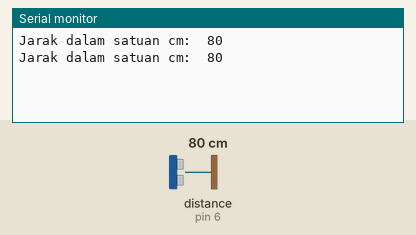
A sketch run on a simulated Arduino Uno, built with avr-gcc and run on an emulated ATmega328P. On the bench: the last lines printed to the serial monitor. Wiring (inferred from the names in the program): ultrasonic range finder: trigger pin 7; echo pin 6. The inputs (shaded band) are chosen by the test bench; at power-on: distance to the obstacle (sensor on pin 6) 80 cm. The echo pulse lasts 58.3 µs per cm.

Above: at 1.8 s.
1.9 s: distance to the obstacle (sensor on pin 6) set to 6 cm
At 2.8 s:
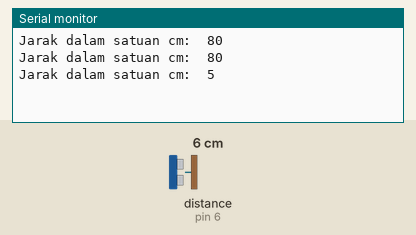
3.4 s: distance to the obstacle (sensor on pin 6) set to 3 cm
At 4.4 s:
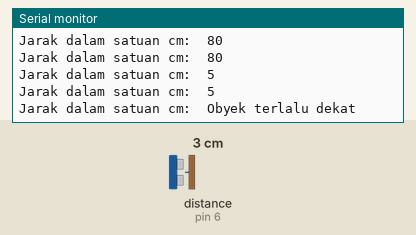

The sketch:

Ultrasonik.ino
```cpp
#define TRIG_PIN  7
#define ECHO_PIN  6

const uint8_t BATAS_BAWAH = 4;
const uint16_t BATAS_ATAS = 300;


int sonar(void);

void setup()
{
  Serial.begin(9600);
  pinMode(ECHO_PIN, INPUT);
  pinMode(TRIG_PIN, OUTPUT);
}

void loop()
{
  int jarak = sonar();
  Serial.print("Jarak dalam satuan cm:  ");
  // Serial.println( sonar() );
  if(jarak<BATAS_BAWAH)
  {
    Serial.println("Obyek terlalu dekat");
  }
  else if(jarak>BATAS_ATAS)
  {
    Serial.println("Terlalu jauh");
  }
  else
  {
    Serial.println(jarak);
  }

  delay(1000);
}


int sonar(void)
{
  digitalWrite(TRIG_PIN, HIGH);
  delayMicroseconds(10);
  digitalWrite(TRIG_PIN, LOW);

  int jarak = pulseIn(ECHO_PIN, HIGH);

  return (jarak = jarak / 58);
}
```

Measured:
- the behaviour switches between 5 and 4 cm on distance to the obstacle (sensor on pin 6) (found by bisection; images 1 and 2)
- after the input at 1.9 s, the serial monitor: prints a new line after 0.11 s (image 1)
- after the input at 3.4 s, the serial monitor: prints a new line after 0.61 s (image 2)
